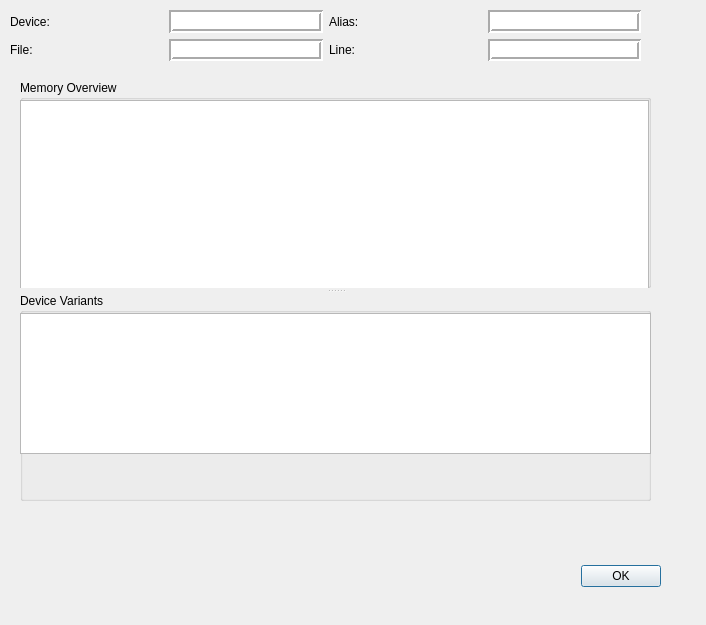
<?xml version="1.0" encoding="UTF-8"?>
<ui version="4.0">
 <class>DevInfo</class>
 <widget class="QDialog" name="DevInfo">
  <property name="geometry">
   <rect>
    <x>0</x>
    <y>0</y>
    <width>706</width>
    <height>625</height>
   </rect>
  </property>
  <property name="windowTitle">
   <string>Device Info</string>
  </property>
  <widget class="QDialogButtonBox" name="buttonBox">
   <property name="geometry">
    <rect>
     <x>320</x>
     <y>560</y>
     <width>341</width>
     <height>32</height>
    </rect>
   </property>
   <property name="orientation">
    <enum>Qt::Horizontal</enum>
   </property>
   <property name="standardButtons">
    <set>QDialogButtonBox::Ok</set>
   </property>
  </widget>
  <widget class="QWidget" name="gridLayoutWidget">
   <property name="geometry">
    <rect>
     <x>10</x>
     <y>10</y>
     <width>631</width>
     <height>51</height>
    </rect>
   </property>
   <layout class="QGridLayout" name="gridLayout">
    <item row="1" column="2">
     <widget class="QLabel" name="label_7">
      <property name="text">
       <string>Line:</string>
      </property>
     </widget>
    </item>
    <item row="1" column="0">
     <widget class="QLabel" name="label_5">
      <property name="text">
       <string>File:</string>
      </property>
     </widget>
    </item>
    <item row="0" column="1">
     <widget class="QLabel" name="label_2">
      <property name="styleSheet">
       <string notr="true">background-color: rgb(255, 255, 255);</string>
      </property>
      <property name="frameShape">
       <enum>QFrame::Box</enum>
      </property>
      <property name="frameShadow">
       <enum>QFrame::Sunken</enum>
      </property>
      <property name="lineWidth">
       <number>2</number>
      </property>
      <property name="text">
       <string/>
      </property>
     </widget>
    </item>
    <item row="0" column="3">
     <widget class="QLabel" name="label_4">
      <property name="styleSheet">
       <string notr="true">background-color: rgb(255, 255, 255);</string>
      </property>
      <property name="frameShape">
       <enum>QFrame::Box</enum>
      </property>
      <property name="frameShadow">
       <enum>QFrame::Sunken</enum>
      </property>
      <property name="lineWidth">
       <number>2</number>
      </property>
      <property name="text">
       <string/>
      </property>
     </widget>
    </item>
    <item row="0" column="2">
     <widget class="QLabel" name="label_3">
      <property name="text">
       <string>Alias:</string>
      </property>
     </widget>
    </item>
    <item row="1" column="1">
     <widget class="QLabel" name="label_6">
      <property name="styleSheet">
       <string notr="true">background-color: rgb(255, 255, 255);</string>
      </property>
      <property name="frameShape">
       <enum>QFrame::Box</enum>
      </property>
      <property name="frameShadow">
       <enum>QFrame::Sunken</enum>
      </property>
      <property name="lineWidth">
       <number>2</number>
      </property>
      <property name="text">
       <string/>
      </property>
     </widget>
    </item>
    <item row="1" column="3">
     <widget class="QLabel" name="label_8">
      <property name="styleSheet">
       <string notr="true">background-color: rgb(255, 255, 255);</string>
      </property>
      <property name="frameShape">
       <enum>QFrame::Box</enum>
      </property>
      <property name="frameShadow">
       <enum>QFrame::Sunken</enum>
      </property>
      <property name="lineWidth">
       <number>2</number>
      </property>
      <property name="text">
       <string/>
      </property>
     </widget>
    </item>
    <item row="0" column="0">
     <widget class="QLabel" name="label">
      <property name="frameShape">
       <enum>QFrame::NoFrame</enum>
      </property>
      <property name="text">
       <string>Device:</string>
      </property>
     </widget>
    </item>
   </layout>
  </widget>
  <widget class="QSplitter" name="splitter">
   <property name="geometry">
    <rect>
     <x>20</x>
     <y>80</y>
     <width>631</width>
     <height>421</height>
    </rect>
   </property>
   <property name="orientation">
    <enum>Qt::Vertical</enum>
   </property>
   <property name="opaqueResize">
    <bool>true</bool>
   </property>
   <property name="handleWidth">
    <number>5</number>
   </property>
   <property name="childrenCollapsible">
    <bool>true</bool>
   </property>
   <widget class="QGroupBox" name="memoryOverview">
    <property name="title">
     <string>Memory Overview</string>
    </property>
    <widget class="QTableView" name="tableMemories">
     <property name="geometry">
      <rect>
       <x>0</x>
       <y>20</y>
       <width>629</width>
       <height>241</height>
      </rect>
     </property>
    </widget>
   </widget>
   <widget class="QGroupBox" name="deviceVariants">
    <property name="title">
     <string>Device Variants</string>
    </property>
    <widget class="QListWidget" name="listVariants">
     <property name="geometry">
      <rect>
       <x>0</x>
       <y>20</y>
       <width>631</width>
       <height>141</height>
      </rect>
     </property>
    </widget>
   </widget>
  </widget>
 </widget>
 <resources/>
 <connections>
  <connection>
   <sender>buttonBox</sender>
   <signal>accepted()</signal>
   <receiver>DevInfo</receiver>
   <slot>accept()</slot>
   <hints>
    <hint type="sourcelabel">
     <x>248</x>
     <y>254</y>
    </hint>
    <hint type="destinationlabel">
     <x>157</x>
     <y>274</y>
    </hint>
   </hints>
  </connection>
  <connection>
   <sender>buttonBox</sender>
   <signal>rejected()</signal>
   <receiver>DevInfo</receiver>
   <slot>reject()</slot>
   <hints>
    <hint type="sourcelabel">
     <x>316</x>
     <y>260</y>
    </hint>
    <hint type="destinationlabel">
     <x>286</x>
     <y>274</y>
    </hint>
   </hints>
  </connection>
 </connections>
</ui>
